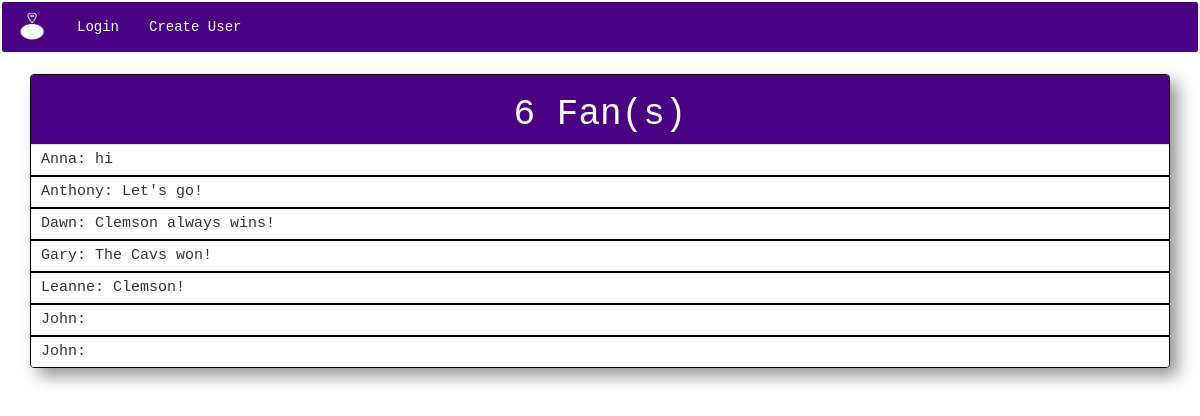
Screenshot of /football_location/3/checkins/checkin_details/?team=Clemson with the database file from the repository.
### app/models.py (models this page shows)
class CheckIn(models.Model):
    checkin_user = models.ForeignKey(User)
    checkin_location = models.ForeignKey(Location)
    checkin_type = models.CharField(max_length=30, choices=SPORT_CHOICES, default=FOOTBALL)
    checkin_body = models.TextField(max_length=50, null=True, blank=True)
    created = models.DateTimeField(auto_now_add=True)

### app/views.py (the view)
# urls.py: url(r'^football_location/(?P<pk>\d+)/checkins/checkin_details/$', FootballCheckInDetailsListView.as_view(), name='football_checkin_details_list_view'),
class FootballCheckInDetailsListView(ListView):
    model = CheckIn
    template_name = "app/football_checkindetails_list.html"
    def get_context_data(self, **kwargs):
        context = super().get_context_data(**kwargs)
        context["users"] = self.get_queryset().values_list("checkin_user__username", flat=True).distinct()
        context["user_count"] = self.get_queryset().values_list("checkin_user__username", flat=True).distinct().count()
        return context
    def get_queryset(self):
        location = self.kwargs.get('pk', None)
        team = self.request.GET.get("team")
        return CheckIn.objects.filter(checkin_location_id=location, checkin_user__profile__football__school=team)

### templates/app/football_checkindetails_list.html
{% extends "base.html" %}
{% block content %}
<body>
  <div class="panel panel-default">
    <div class="panel-heading">
      <h1>{{ user_count }} Fan(s)</h1>
    </div>
    {% for checkin in object_list %}
    <ul class="list-group">
      <li class="list-group-item">{{ checkin.checkin_user}}: {{ checkin.checkin_body }} <br></li>
    </ul>
    {% endfor %}
    </div>
  </body>
{% endblock %}

### app/static/app/css/app.css (style rules this page uses)
html, body { min-height : 100%; font-family: courier; background-image: url("https://s3-us-west-2.amazonaws.com/fanatik/app/sportsfans2.png"), url("https://s3-us-west-2.amazonaws.com/fanatik/app/map_background.png"); background-repeat: no-repeat, repeat; background-position: center bottom, 200% 100%; background-size: 100% auto, 100% auto; background-attachment: fixed; }
.panel .panel-heading { background-color: indigo; color: white; height: 70px; padding-top: 0.1px; text-align: center; }
.panel.panel-default { box-shadow: 8px 8px 16px rgba(0, 0, 0, 0.42); border: 1px solid black; }
.list-group-item { position: relative; padding: 0px 10px; line-height: 2em; border: 1px solid black; font-size: 15px; vertical-align: text-top; }

### rows the page displays
CheckIn: checkin_user "Anna", checkin_body "hi"
CheckIn: checkin_user "Anthony", checkin_body "Let's go!"
CheckIn: checkin_user "Dawn", checkin_body "Clemson always wins!"
CheckIn: checkin_user "Gary", checkin_body "The Cavs won!"
CheckIn: checkin_user "Leanne", checkin_body "Clemson!"
CheckIn: checkin_user "John"
CheckIn: checkin_user "John"

### other values shown
{{ user_count }} "6"
